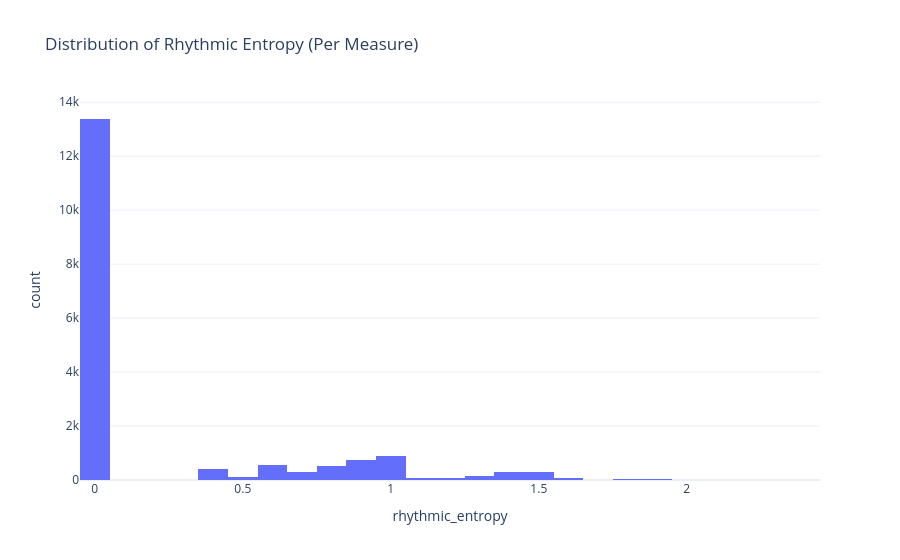

Notebook cell for this chart:
### Code cell
fig = px.histogram(
    df,
    x="rhythmic_entropy",
    nbins=40,
    title="Distribution of Rhythmic Entropy (Per Measure)"
)

fig.show()

### Figure 1 — Plotly figure (JSON) as saved in the notebook; plotly's stock layout.template omitted (floating-point values rounded to 4 significant figures; data arrays with more than 128 entries replaced by an {"elided": "..."} marker saying what was removed)
{"data": [{"bingroup": "x", "hovertemplate": "rhythmic_entropy=%{x}<br>count=%{y}<extra></extra>", "legendgroup": "", "marker": {"color": "#636efa", "pattern": {"shape": ""}}, "name": "", "nbinsx": 40, "orientation": "v", "showlegend": false, "type": "histogram", "x": {"elided": "18021 float values"}, "xaxis": "x", "yaxis": "y"}], "layout": {"barmode": "relative", "legend": {"tracegroupgap": 0}, "title": {"text": "Distribution of Rhythmic Entropy (Per Measure)"}, "xaxis": {"anchor": "y", "domain": [0, 1], "title": {"text": "rhythmic_entropy"}}, "yaxis": {"anchor": "x", "domain": [0, 1], "title": {"text": "count"}}}}
